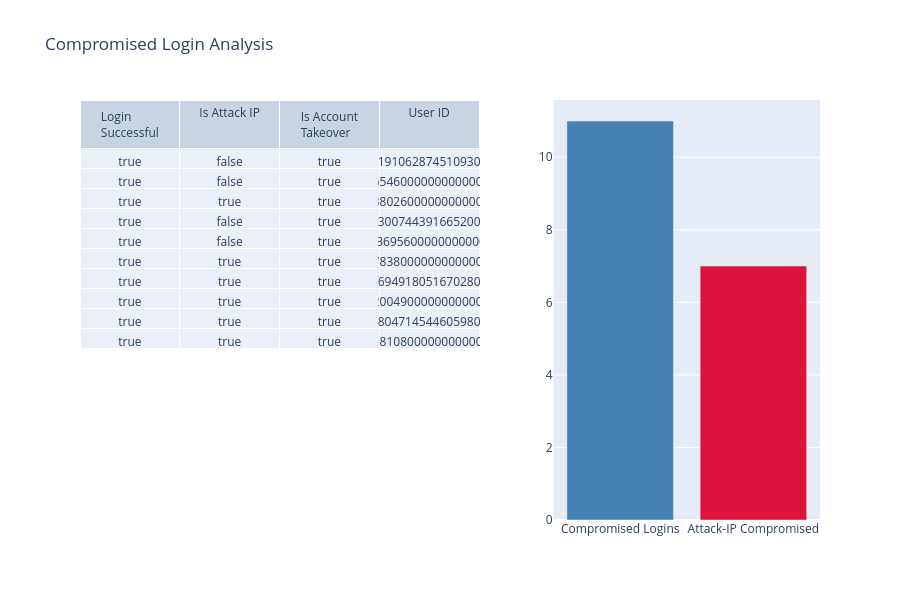

This figure's notebook cell:
### Markdown cell above
## A total number of TRUE compromises are 11

### Code cell
from plotly.subplots import make_subplots
import plotly.graph_objects as go

# Filter data

login_compromised = Attack_Attempts[
    (Attack_Attempts['Login Successful']) &
    (Attack_Attempts['Is Account Takeover'])
]

total_compromised = len(login_compromised)

attack_ip_compromised = len(
    login_compromised[login_compromised['Is Attack IP']]
)

# Create subplot figure

fig = make_subplots(
    rows=1,
    cols=2,
    specs=[[{"type": "table"}, {"type": "bar"}]],
    column_widths=[0.6, 0.4]
)

# Table

fig.add_trace(
    go.Table(
        header=dict(
            values=[
                'Login Successful',
                'Is Attack IP',
                'Is Account Takeover',
                'User ID'
            ]
        ),

cells=dict(
    values=[
        login_compromised.head(10)['Login Successful'],
        login_compromised.head(10)['Is Attack IP'],
        login_compromised.head(10)['Is Account Takeover'],
        login_compromised.head(10)['User ID']
        ]
    )
),
    row=1,
    col=1
)

# Bar chart

fig.add_trace(
    go.Bar(
        x=['Compromised Logins', 'Attack-IP Compromised'],
        y=[total_compromised, attack_ip_compromised],
        marker_color=['steelblue', 'crimson']
),
 row=1,
 col=2
)

fig.update_layout(
    title='Compromised Login Analysis',
    height=600
)

fig.show()

### Figure 1 — Plotly figure (JSON) as saved in the notebook; plotly's stock layout.template omitted (floating-point values rounded to 4 significant figures)
{"data": [{"cells": {"values": [[true, true, true, true, true, true, true, true, true, true], [false, false, true, false, false, true, true, true, true, true], [true, true, true, true, true, true, true, true, true, true], [5519106287451093000, -7654600000000000000, -6380260000000000000, 4130074439166520000, -136956000000000000, -5783800000000000000, 6969491805167028000, -2200490000000000000, 5780471454460598000, -4181080000000000000]]}, "domain": {"x": [0, 0.54], "y": [0, 1]}, "header": {"values": ["Login Successful", "Is Attack IP", "Is Account Takeover", "User ID"]}, "type": "table"}, {"marker": {"color": ["steelblue", "crimson"]}, "type": "bar", "x": ["Compromised Logins", "Attack-IP Compromised"], "xaxis": "x", "y": [11, 7], "yaxis": "y"}], "layout": {"height": 600, "title": {"text": "Compromised Login Analysis"}, "xaxis": {"anchor": "y", "domain": [0.64, 1]}, "yaxis": {"anchor": "x", "domain": [0, 1]}}}
